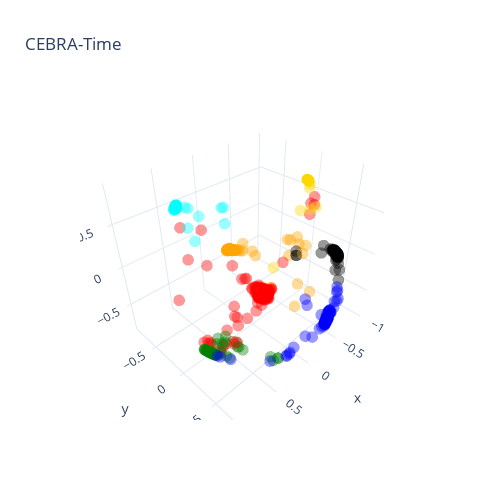

The notebook cell saved with this chart:
### Code cell
fig = cebra.integrations.plotly.plot_embedding_interactive(cebra_cur_event_predict3, embedding_labels=annot_color, title="CEBRA-Time", markersize=4, dpi=1200)
fig.show()
fig.write_image('outputs/event-plot.png', scale=5)

### Figure 1 — Plotly figure (JSON) as saved in the notebook; plotly's stock layout.template omitted (floating-point values rounded to 4 significant figures; data arrays with more than 128 entries replaced by an {"elided": "..."} marker saying what was removed)
{"data": [{"marker": {"color": {"elided": "6883 str values"}, "colorscale": [[0, "rgb(0, 255, 255)"], [0.1, "rgb(25, 230, 255)"], [0.2, "rgb(51, 204, 255)"], [0.3, "rgb(76, 179, 255)"], [0.4, "rgb(102, 153, 255)"], [0.5, "rgb(128, 127, 255)"], [0.6, "rgb(153, 102, 255)"], [0.7, "rgb(179, 76, 255)"], [0.8, "rgb(204, 50, 255)"], [0.9, "rgb(230, 24, 255)"], [1, "rgb(255, 0, 255)"]], "opacity": 0.4, "size": 4}, "mode": "markers", "name": "['orange' 'orange' 'orange' ... 'blue' 'blue' 'blue']", "type": "scatter3d", "x": {"elided": "6883 float values"}, "y": {"elided": "6883 float values"}, "z": {"elided": "6883 float values"}}], "layout": {"height": 500, "showlegend": false, "title": {"text": "CEBRA-Time"}, "width": 500}}
